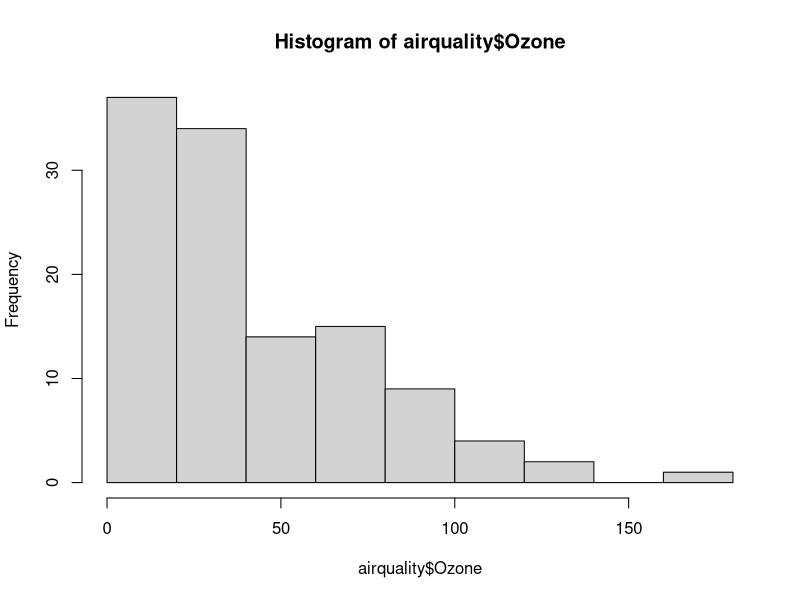
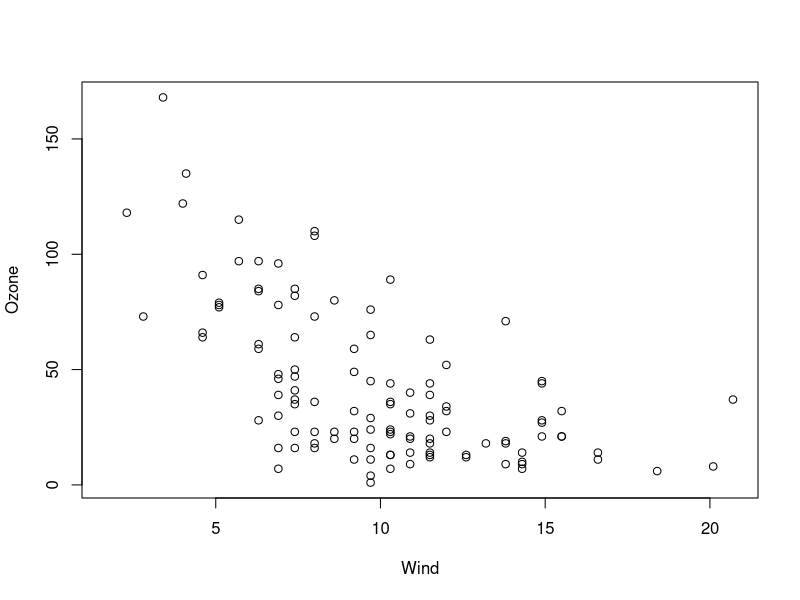
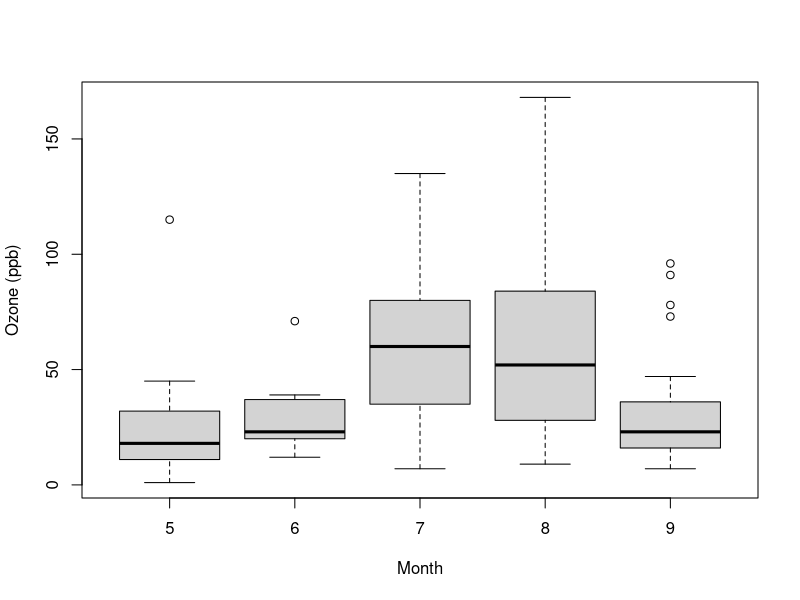
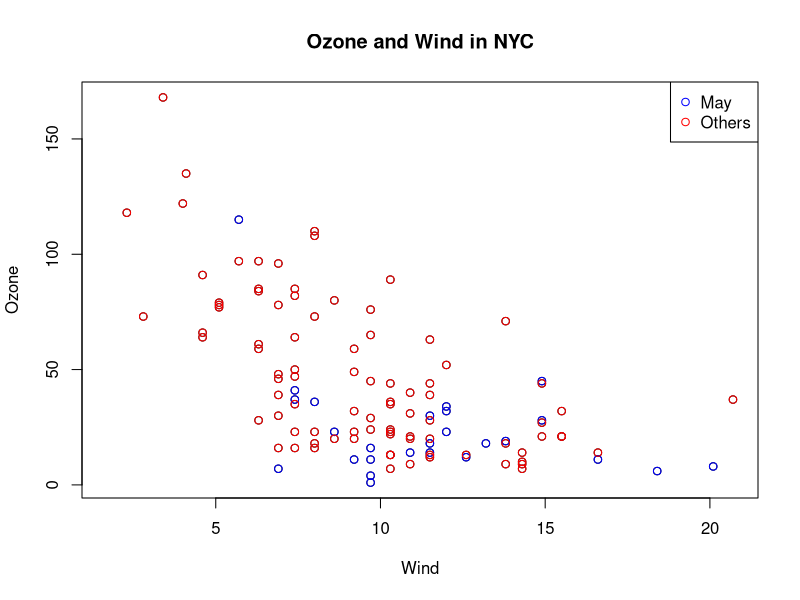
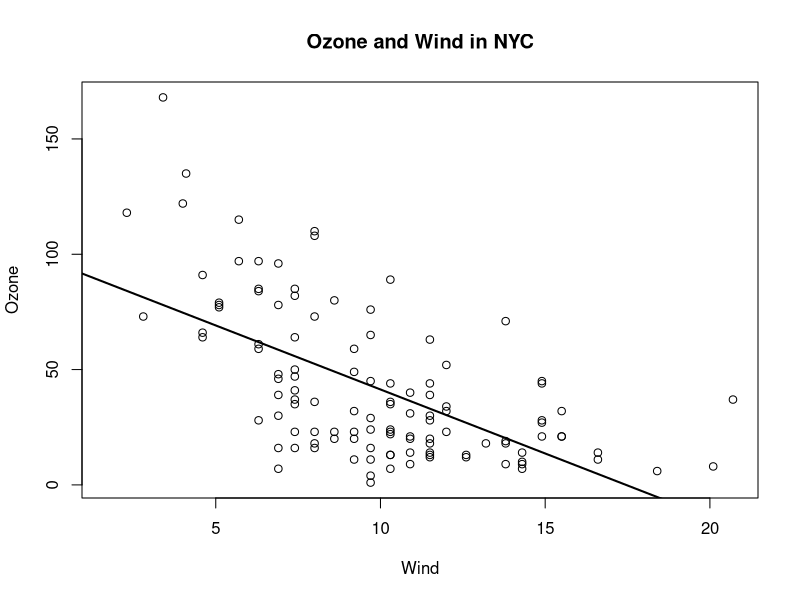
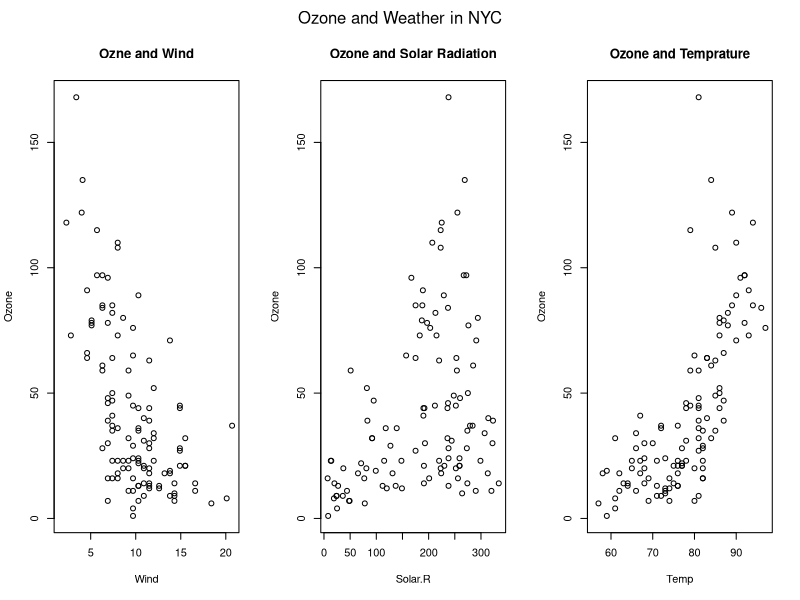

These figures' R source, in order:
## ---- chunk 1
knitr::opts_chunk$set(echo = TRUE)
## ---- chunk 2
hist(airquality$Ozone)
with(airquality, plot(Wind, Ozone))
airquality <- transform(airquality, Month = factor(Month))
boxplot(Ozone ~ Month, airquality, xlab = "Month", ylab = "Ozone (ppb)")
par("lty")
par("col")
par("mfrow")
## ---- chunk 3
with(airquality, plot(Wind, Ozone))
title(main = "Ozone and Wind in NYC")
with(subset(airquality, Month == 5 ), points(Wind, Ozone, col = "blue"))
with(subset(airquality, Month != 5), points(Wind, Ozone, col = "Red"))
legend("topright", pch = 1, col = c("blue", "red"), legend = c("May", "Others"))

## ---- chunk 4
with(airquality, plot(Wind, Ozone, main = "Ozone and Wind in NYC"), pch = 20)
model <- lm(Ozone ~ Wind, airquality)
abline(model, lwd=2)
## ---- chunk 5
par(mfrow = c(1, 3), oma= c(0,0,2,0))
with(airquality, {
  plot(Wind, Ozone, main = "Ozne and Wind")
  plot(Solar.R, Ozone, main = "Ozone and Solar Radiation")
  plot(Temp, Ozone, main = "Ozone and Temprature")
  mtext("Ozone and Weather in NYC", outer = T) # Why doesn't work? Because the default oma is 0.
})
## ---- chunk 6
pdf()
dev.off()
